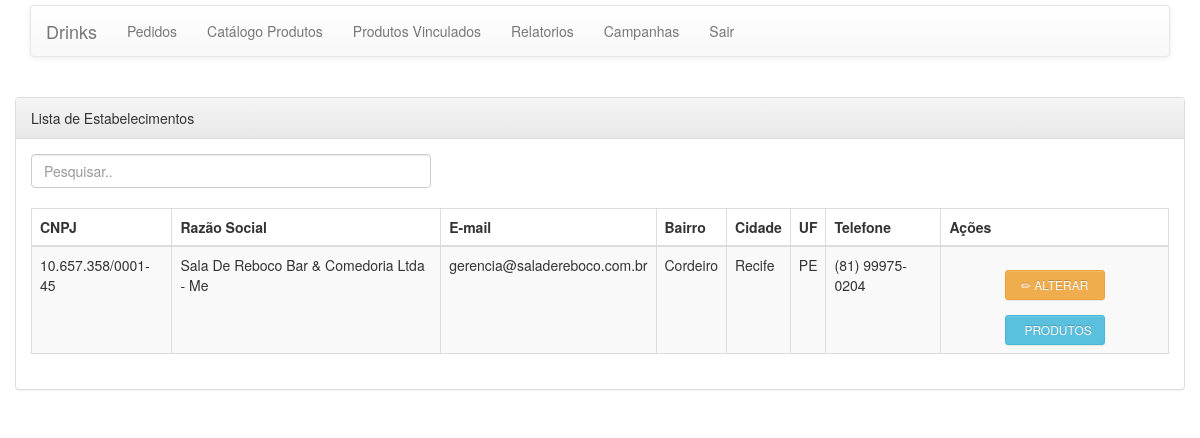
The page /pages/estabelecimento/lista.php (signed in) on the database its author committed.
### tables this page shows
CREATE TABLE `estabelecimento` (
  `codEstabelecimento` int(11) NOT NULL,
  `cnpj` varchar(14) NOT NULL,
  `eMail` varchar(100) NOT NULL,
  `login` varchar(50) DEFAULT NULL,
  `bairro` varchar(50) DEFAULT NULL,
  `cep` varchar(9) DEFAULT NULL,
  `cidade` varchar(50) DEFAULT NULL,
  `latitude` varchar(12) DEFAULT NULL,
  `longitude` varchar(12) DEFAULT NULL,
  `numero` int(11) DEFAULT NULL,
  `rua` varchar(150) DEFAULT NULL,
  `uf` varchar(2) DEFAULT NULL,
  `nomeFantasia` varchar(100) NOT NULL,
  `razaoSocial` varchar(100) NOT NULL,
  `senha` varchar(16) NOT NULL,
  `telefone` varchar(11) NOT NULL,
  `administrador` tinyint(1) NOT NULL DEFAULT '0'
);

### resources/functions/DB_Functions.php (called while the page is built, shortened)
<?php
function buscarRegistroPorId($table = null, $id = null, $nomeId = null)
{
    $found = null;
    try {
        $database = open_database();
        $sql = "SELECT * FROM " . $table . " WHERE " . $nomeId . " = " . $id;
        $result = $database->query($sql);
        if ($result->num_rows > 0) {
            $found = $result->fetch_all(MYSQLI_ASSOC);
        }
    } catch (Exception $e) {
        $_SESSION['message'] = $e->GetMessage();
        $_SESSION['type'] = 'danger';
    }
    return $found;
}

### pages/estabelecimento/lista.php (the view, shortened to what this page needs)
<?php
require_once ('../include/header.php');
require_once ('../menu/menu.php');
$codEstabelecimento = $_SESSION['codEstabelecimento'];
$dados = null;
if ($_SESSION['administrador'] == 1) {
    $dados = buscarTodosOsRegistros(ESTABELECIMENTO);
} else {
    $dados = buscarRegistroPorId(ESTABELECIMENTO, $codEstabelecimento, 'codEstabelecimento');
}
?>
<!DOCTYPE html>
<html lang="pt-br">
<head>
  <link rel="stylesheet" href="https://maxcdn.bootstrapcdn.com/bootstrap/3.3.7/css/bootstrap.min.css">
</head>
<body>
	<div class="container">
		<header>
			<div class="row">
    		</div>
		</header>
		<div class="row">
			<div class="panel panel-default">
				<div class="panel-heading">Lista de Estabelecimentos</div>
				<div class="panel-body">
					<input class="form-control" id="myInput" type="text"
						placeholder="Pesquisar.." style="width: 400px;"> <br>
					<table class="table table-bordered table-striped">
						<thead class="blue-grey lighten-4">
							<tr>
								<th>CNPJ</th>
								<th>Raz&atilde;o Social</th>
								<th>E-mail</th>
								<th>Bairro</th>
								<th>Cidade</th>
								<th>UF</th>
								<th>Telefone</th>
								<th align="center">A&ccedil;&otilde;es</th>
							</tr>
						</thead>
            				<?php
foreach ($dados as $estabelecimento) {
                    ?>
            				<tbody id="myTable">
							<tr>
								<td id="cnpj"><?php echo Mask('##.###.###/####-##',$estabelecimento['cnpj']); ?></td>
								<td><?php echo $estabelecimento['razaoSocial']; ?></td>
								<td><?php echo $estabelecimento['eMail']; ?></td>
								<td><?php echo $estabelecimento['bairro']; ?></td>
								<td><?php echo $estabelecimento['cidade']; ?></td>
								<td><?php echo $estabelecimento['uf']; ?></td>
								<td id="telefone"><?php echo Mask('(##) #####-####',$estabelecimento['telefone']); ?></td>
								<td align="center">
								<a title="Alterar" href="editar.php?codEstabelecimento=<?php echo  $estabelecimento['codEstabelecimento']?>"
									class="btn btn-sm btn-warning">&#9999; Alterar</a>
								<a href="../produto/lista.php?codEstabelecimento=<?php echo  $estabelecimento['codEstabelecimento']?>"
									class="btn btn-sm btn-info">&#x1a; Produtos</a></td>
							</tr>
						</tbody>
            				<?php }?>
            			</table>
				</div>
			</div>
		</div>
	</div>
</body>
</html>

### rows shown on the page
estabelecimento: cnpj "10.657.358/0001-45", razaoSocial "Sala De Reboco Bar & Comedoria Ltda - Me", eMail "gerencia@saladereboco.com.br", bairro "Cordeiro", cidade "Recife", uf "PE", telefone "(81) 99975-0204"
